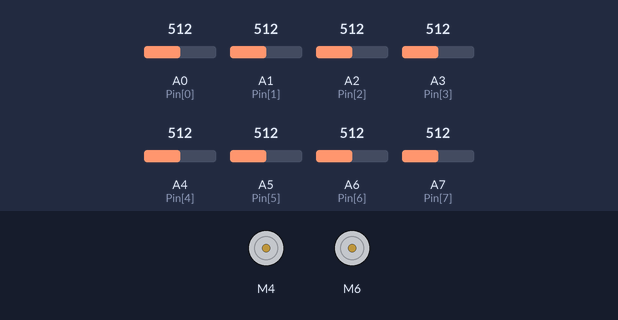
Recording of a sketch running on a simulated Arduino Nano, built with avr-gcc and run on an emulated ATmega328P. Parts: 2 × DC motor (green arrow = forward, orange = backward, longer = faster). The test bench sets the inputs (shaded band); at power-on: A3 (Pin[3]) = 512, A1 (Pin[1]) = 512, A6 (Pin[6]) = 512, A0 (Pin[0]) = 512, A7 (Pin[7]) = 512, A2 (Pin[2]) = 512, A4 (Pin[4]) = 512, A5 (Pin[5]) = 512. What the sketch prints to the serial monitor is not drawn.

Above: at 8.4 s.
8.5 s: A3 (Pin[3]) set to 519
At 8.8 s:
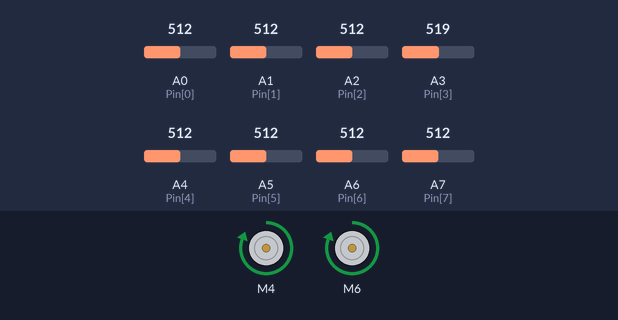
10.0 s: A1 (Pin[1]) set to 716
At 10.5 s:
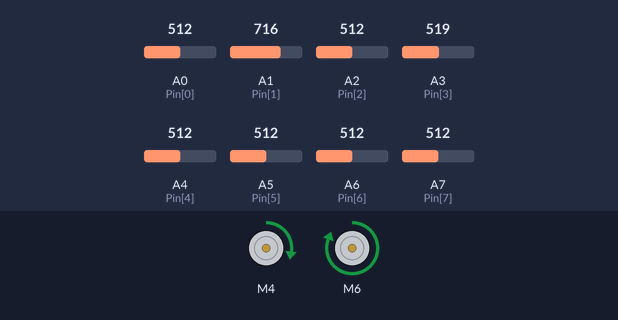
13.0 s: A6 (Pin[6]) set to 504
At 13.4 s:
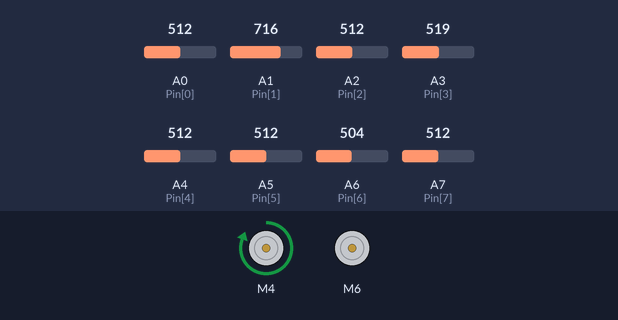
14.5 s: A1 (Pin[1]) set to 306
At 15.5 s:
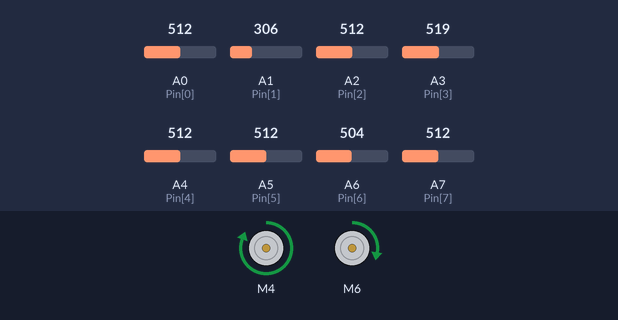
17.5 s: A0 (Pin[0]) set to 306
20.5 s: A7 (Pin[7]) set to 716
At 21.4 s:
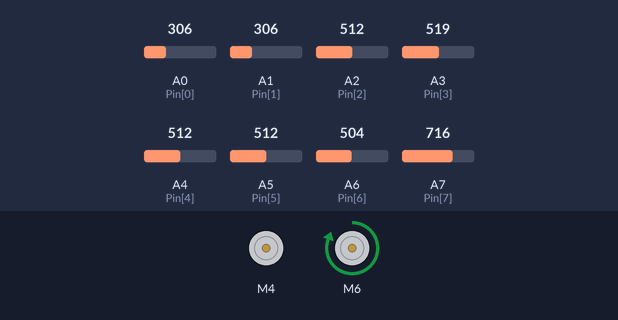
Timing chart, 0 to 23.0 s (numbered marks = the images above; inputs shaded):
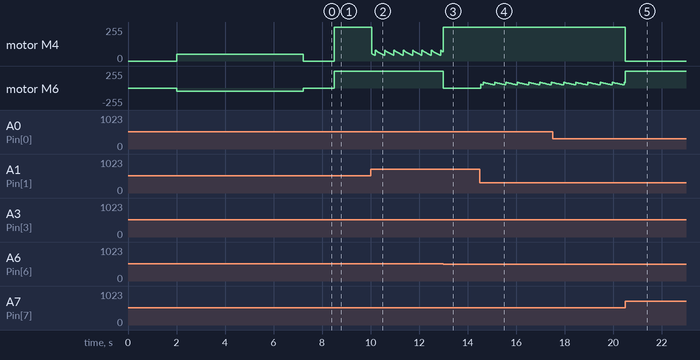

Measured:
- the behaviour switches between 512 and 513 on A3 (Pin[3]) (found by bisection; images 0 and 1)
- the behaviour switches between 512 and 511 on A6 (Pin[6]) (found by bisection; images 2 and 3)
- after the input at 8.5 s, motor M4, motor M6: stopped → forward 255/255 at once
- after the input at 10.0 s, motor M4: forward 255/255 → forward 55/255 at once, then repeats every 0.38 s: forward 51/255 0.04 s, forward 47/255 0.04 s, forward 43/255 0.04 s, forward 79/255 0.03 s, forward 75/255 0.04 s, forward 71/255 0.04 s, forward 67/255 0.04 s, forward 63/255 0.04 s, forward 59/255 0.04 s, forward 55/255 0.04 s
- after the input at 13.0 s, motor M6: forward 255/255 → stopped at once
- after the input at 20.5 s, motor M4: forward 255/255 → stopped at once

The sketch:

line_follower_v2.ino
```cpp
#include <SparkFun_TB6612.h>

#define AIN1 4
#define BIN1 6
#define AIN2 3
#define BIN2 7
#define PWMA 9
#define PWMB 10
#define STBY 5
const int Pin[8] = {A0, A1, A2, A3, A4, A5, A6, A7};
// these constants are used to allow you to make your motor configuration
// line up with function names like forward.  Value can be 1 or -1
const int offsetA = 1;
const int offsetB = 1;

// Initializing motors.  The library will allow you to initialize as many
// motors as you have memory for.  If you are using functions like forward
// that take 2 motors as arguements you can either write new functions or
// call the function more than once.

Motor motor1 = Motor(AIN1, AIN2, PWMA, offsetA, STBY);
Motor motor2 = Motor(BIN1, BIN2, PWMB, offsetB, STBY);


int P, D, I, previousError, PIDvalue, error;
int lsp, rsp;
int lfspeed = 255;

float Kp = 0;
float Kd = 0;
float Ki = 0 ;
String path;

int minValues[8], maxValues[8], threshold[8];

void setup()
{
  Serial.begin(9600);
  pinMode(11, INPUT_PULLUP);
  pinMode(12, INPUT_PULLUP);
  delay(2000);
  calibrate();
}


void loop()
{
  //delay(2000);
  while (1)
  {
    if (analogRead(Pin[0]) < threshold[0] && analogRead(Pin[7]) > threshold[7] )
    {
       path += 'R';
      lsp = 0; rsp = lfspeed;
      motor1.drive(0);
      motor2.drive(lfspeed);

    }

    else if (analogRead(Pin[1]) < threshold[1] && analogRead(Pin[6]) > threshold[6] )
    {
      lsp = 0; rsp = lfspeed/2;
      motor1.drive(0);
      motor2.drive(lfspeed);
    }

    else if (analogRead(Pin[2]) < threshold[2] && analogRead(Pin[5]) > threshold[5] )
    {
      lsp = 0; rsp = lfspeed/4;
      motor1.drive(0);
      motor2.drive(lfspeed);
    }

    else if (analogRead(Pin[5]) < threshold[5] && analogRead(Pin[2]) > threshold[2])
    { lsp = lfspeed/4; rsp = 0;
      motor1.drive(lfspeed);
      motor2.drive(0);
    }

    else if (analogRead(Pin[6]) < threshold[6] && analogRead(Pin[1]) > threshold[1])
    { lsp = lfspeed/2; rsp = 0;
      motor1.drive(lfspeed);
      motor2.drive(0);
    }

    else if (analogRead(Pin[7]) < threshold[7] && analogRead(Pin[0]) < threshold[0] )
    {
       path += 'L';
      lsp = lfspeed; rsp = 0;
      motor1.drive(0);
      motor2.drive(lfspeed);

    }

    else if (analogRead(Pin[3]) > threshold[3] || analogRead(Pin[4]) > threshold[4])
    {
       path += 'S';
      Kp = 0.002 * (1000 - analogRead(Pin[3]));
      Kd = 1 * Kp;
      Ki = 0.0006;
      linefollow();
    }

    else if (analogRead(Pin[0]) < threshold[0] && analogRead(Pin[1]) < threshold[1] && analogRead(Pin[2]) < threshold[2] && analogRead(Pin[3]) < threshold[3] && analogRead(Pin[4]) < threshold[4] && analogRead(Pin[5]) < threshold[5] && analogRead(Pin[6]) < threshold[6] && analogRead(Pin[7]) < threshold[7])
    {
      lsp = 0; rsp = 0;
      motor1.drive(0);
      motor2.drive(0);
    }
    else if (analogRead(Pin[0]) > threshold[0] && analogRead(Pin[1]) > threshold[1] && analogRead(Pin[2]) > threshold[2] && analogRead(Pin[3]) > threshold[3] && analogRead(Pin[4]) > threshold[4] && analogRead(Pin[5]) > threshold[5] && analogRead(Pin[6]) > threshold[6] && analogRead(Pin[7]) > threshold[7])
    {
      lsp = 0; rsp = 0;
      motor1.drive(0);
      motor2.drive(0);
    }
    else
    {
      lsp = 0; rsp = 0;
      motor1.drive(0);
      motor2.drive(0);
    }
    //moving back on dead end [00000000]------------------------------------------------------------------------------------------------------------------------------------------
//  if (!digitalRead(A0) && !digitalRead(A1) && !digitalRead(A2) && !digitalRead(A3) && !digitalRead(A4) && !digitalRead(A5) && !digitalRead(A6) && !digitalRead(A7))
//  {
//    Serial.println("BACK");
//    path += 'B';
//    motor1.drive(150);
//      motor2.drive(-150);
//  }
  }
}

void linefollow()
{
  int error = (analogRead(Pin[1]) - analogRead(Pin[6]));

  P = error;
  I = I + error;
  D = error - previousError;

  PIDvalue = (Kp * P) + (Ki * I) + (Kd * D);
  previousError = error;

  lsp = lfspeed - PIDvalue;
  rsp = lfspeed + PIDvalue;

  if (lsp > 255) {
    lsp = 255;
  }
  if (lsp < 0) {
    lsp = 0;
  }
  if (rsp > 255) {
    rsp = 255;
  }
  if (rsp < 0) {
    rsp = 0;
  }
  motor1.drive(lsp);
  motor2.drive(rsp);

}

void calibrate()
{
  for ( int i = 0; i < 8; i++)
  {
    minValues[i] = analogRead(Pin[i]);
    maxValues[i] = analogRead(Pin[i]);
  }

  for (int i = 0; i < 3000; i++)
  {
    motor1.drive(50);
    motor2.drive(-50);

    for ( int i = 0; i < 8; i++)
    {
      if (analogRead(Pin[i]) < minValues[i])
      {
        minValues[i] = analogRead(Pin[i]);
      }
      if (analogRead(Pin[i]) > maxValues[i])
      {
        maxValues[i] = analogRead(Pin[i]);
      }
    }
  }

  for ( int i = 0; i < 8; i++)
  {
    threshold[i] = (minValues[i] + maxValues[i]) / 2;
    Serial.print(threshold[i]);
    Serial.print("   ");
  }
  Serial.println();

  motor1.drive(0);
  motor2.drive(0);
}
String optimize()
{
  path.replace("LBL", "S");
  path.replace("LBS", "R");
  path.replace("RBL", "B");
  path.replace("SBS", "B");
  path.replace("SBL", "R");
  path.replace("LBR", "B");
  path.replace("SS", "S");
  return path;
}
```
